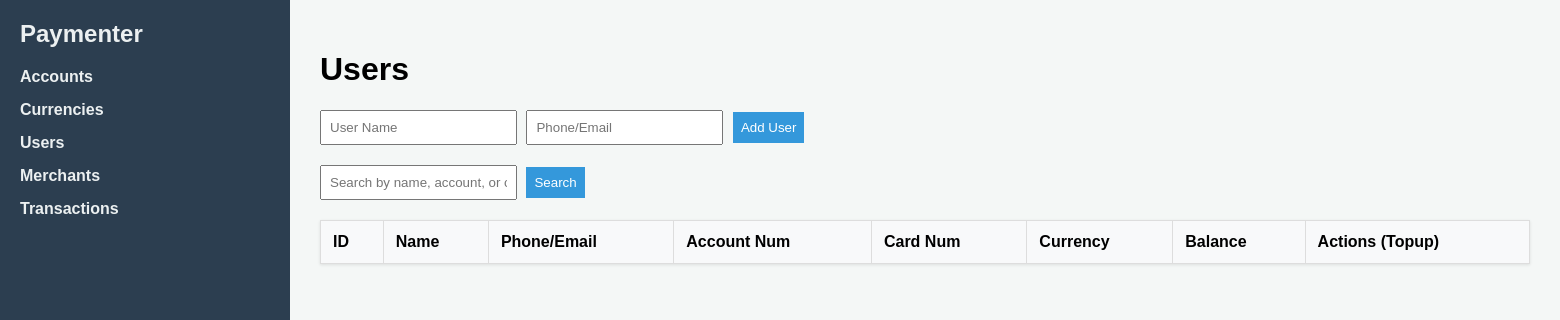
The page /dashboard/users on the database as committed earlier.
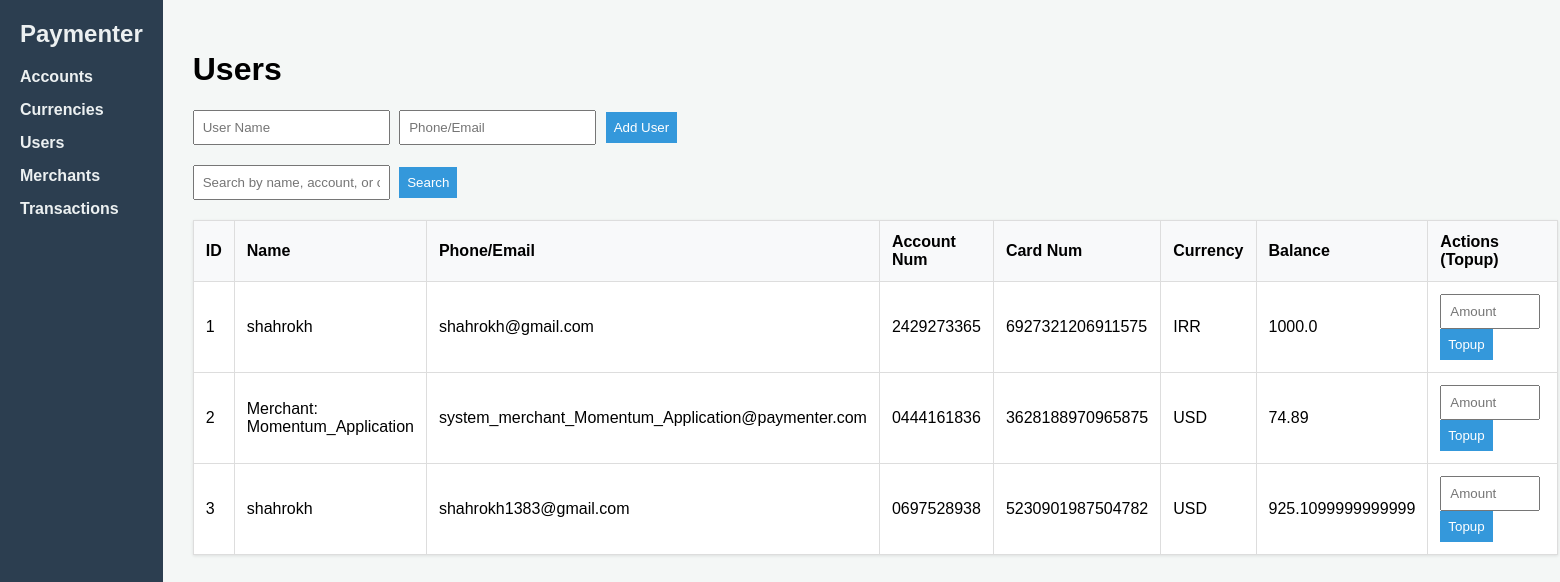
The same page on the database as committed later.
### tables this page shows
CREATE TABLE accounts (
            id INTEGER PRIMARY KEY AUTOINCREMENT,
            user_id INTEGER NOT NULL,
            currency_id INTEGER NOT NULL,
            account_number TEXT NOT NULL UNIQUE,
            card_number TEXT NOT NULL UNIQUE,
            balance REAL NOT NULL DEFAULT 0.0,
            FOREIGN KEY (user_id) REFERENCES users(id),
            FOREIGN KEY (currency_id) REFERENCES currencies(id)
        );

CREATE TABLE users (
            id INTEGER PRIMARY KEY AUTOINCREMENT,
            name TEXT NOT NULL,
            phone_email TEXT NOT NULL UNIQUE
        );

CREATE TABLE currencies (
            id INTEGER PRIMARY KEY AUTOINCREMENT,
            name TEXT NOT NULL,
            code TEXT NOT NULL UNIQUE,
            is_active BOOLEAN NOT NULL DEFAULT 1
        );

### controllers/dashboard_controller.py (the view)
@dashboard_bp.route('/users', methods=['GET'])
def users():
    query = request.args.get('query', '')
    active_currencies = account_service.get_active_currencies() # Fetch for the dropdown
    if query:
        users_list = user_service.search(query)
    else:
        users_list = user_service.get_all()
    return render_template('users.html', users=users_list, query=query, currencies=active_currencies)

### database/connection.py (called while the page is built)
def get_db_connection():
    if not os.path.exists(DB_DIR):
        os.makedirs(DB_DIR)
    conn = sqlite3.connect(DB_PATH)
    conn.row_factory = sqlite3.Row  # Allows accessing columns by name
    conn.execute("PRAGMA foreign_keys = ON;")  # Enforce relational integrity
    return conn

### repositories/currency_repo.py (called while the page is built)
def get_active():
    conn = get_db_connection()
    currencies = conn.execute("SELECT * FROM currencies WHERE is_active = 1").fetchall()
    conn.close()
    return currencies

### repositories/user_repo.py (called while the page is built)
def get_all():
    conn = get_db_connection()
    users = conn.execute("""
        SELECT u.id, u.name, u.phone_email, a.id as account_id, a.account_number, a.card_number, a.balance, c.code as currency_code
        FROM users u
        LEFT JOIN accounts a ON u.id = a.user_id
        LEFT JOIN currencies c ON a.currency_id = c.id
    """).fetchall()
    conn.close()
    return users

### services/account_service.py (called while the page is built)
def get_active_currencies():
    return currency_repo.get_active()

### services/user_service.py (called while the page is built)
def get_all():
    return user_repo.get_all()

### templates/users.html (shortened to what this page needs)
{% extends 'base.html' %}
{% block head %}
    <link rel="stylesheet" href="{{ url_for('static', filename='css/user.css') }}">
{% endblock %}
{% block body %}
<h1>Users</h1>
<form action="{{ url_for('dashboard.add_user') }}" method="POST">
    <input type="text" name="name" placeholder="User Name" required>
    <input type="text" name="phone_email" placeholder="Phone/Email" required>
    <button type="submit">Add User</button>
</form>
<form action="{{ url_for('dashboard.users') }}" method="GET" class="search-form">
    <input type="text" name="query" value="{{ query }}" placeholder="Search by name, account, or card...">
    <button type="submit">Search</button>
</form>
<table>
    <tr><th>ID</th><th>Name</th><th>Phone/Email</th><th>Account Num</th><th>Card Num</th><th>Currency</th><th>Balance</th><th>Actions (Topup)</th></tr>
    {% for u in users %}
    <tr>
        <td>{{ u.id }}</td><td>{{ u.name }}</td><td>{{ u.phone_email }}</td>
        <td>{{ u.account_number or 'N/A' }}</td><td>{{ u.card_number or 'N/A' }}</td>
        <td>{{ u.currency_code or 'N/A' }}</td>
        <td>{{ u.balance or 0.0 }}</td>
        <td>
            {% if u.account_id %}
            <form action="{{ url_for('dashboard.topup_account') }}" method="POST" style="display:inline;">
                <input type="number" name="amount" step="0.01" placeholder="Amount" required style="width:80px;">
                <button type="submit">Topup</button>
            </form>
            {% else %}
                No Account
            {% endif %}
        </td>
    </tr>
    {% endfor %}
</table>
{% endblock %}

### templates/base.html (shortened to what this page needs)
<!DOCTYPE html>
<html lang="en">
<head>
    <link rel="stylesheet" href="{{ url_for('static', filename='css/app.css') }}">
    {% block head %}{% endblock %}
</head>
<body>
    <nav class="sidebar">
        <h2>Paymenter</h2>
        <ul>
            <li><a href="{{ url_for('dashboard.accounts') }}">Accounts</a></li>
            <li><a href="{{ url_for('dashboard.currencies') }}">Currencies</a></li>
            <li><a href="{{ url_for('dashboard.users') }}">Users</a></li>
            <li><a href="{{ url_for('dashboard.merchants') }}">Merchants</a></li>
            <li><a href="{{ url_for('transactions.index') }}">Transactions</a></li>
        </ul>
    </nav>
    <main class="content">
        {% block body %}{% endblock %}
    </main>
</body>
</html>

### static/css/app.css (style rules this page uses)
body { font-family: Arial, sans-serif; margin: 0; display: flex; background: #f4f7f6; }
.sidebar { width: 250px; background: #2c3e50; color: #ecf0f1; height: 100vh; padding: 20px; }
.sidebar h2 { margin-top: 0; }
.sidebar ul { list-style: none; padding: 0; }
.sidebar ul li { margin: 15px 0; }
.sidebar a { color: #ecf0f1; text-decoration: none; font-weight: bold; }
.content { flex: 1; padding: 30px; }
table { width: 100%; border-collapse: collapse; background: #fff; box-shadow: 0 1px 3px rgba(0,0,0,0.1); margin-top: 20px; }
th, td { padding: 12px; border: 1px solid #ddd; text-align: left; }
th { background: #f8f9fa; }
form { margin-bottom: 20px; }
input, button { padding: 8px; margin-right: 5px; }
button { background: #3498db; color: #fff; border: none; cursor: pointer; }

Rows that differ between the two databases and show on the page:
added accounts: id "1", name "shahrokh", phone_email "shahrokh@gmail.com", account_number "2429273365", card_number "6927321206911575", code "IRR", balance "1000.0"
added accounts: id "2", name "Merchant: Momentum_Application", phone_email "system_merchant_Momentum_Application@paymenter.com", account_number "0444161836", card_number "3628188970965875", code "USD", balance "74.89"
added accounts: id "3", name "shahrokh", phone_email "shahrokh1383@gmail.com", account_number "0697528938", card_number "5230901987504782", code "USD", balance "925.1099999999999"
